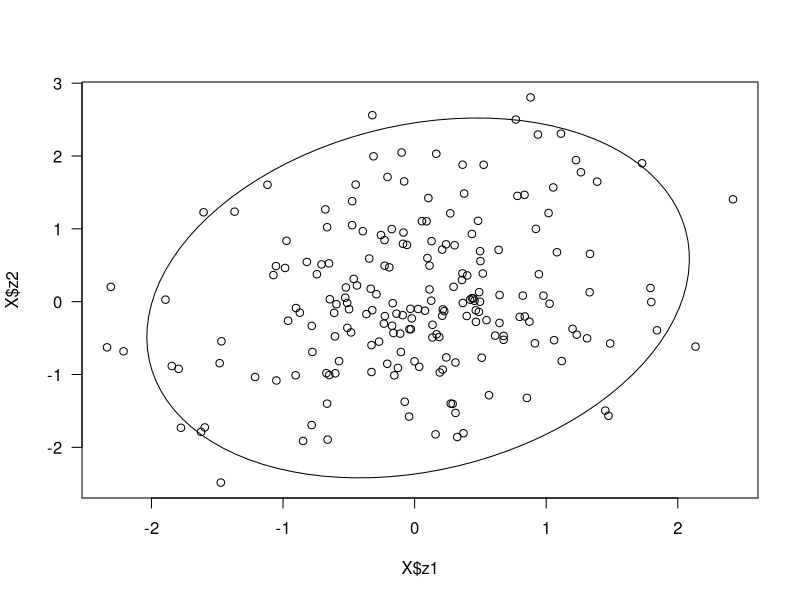
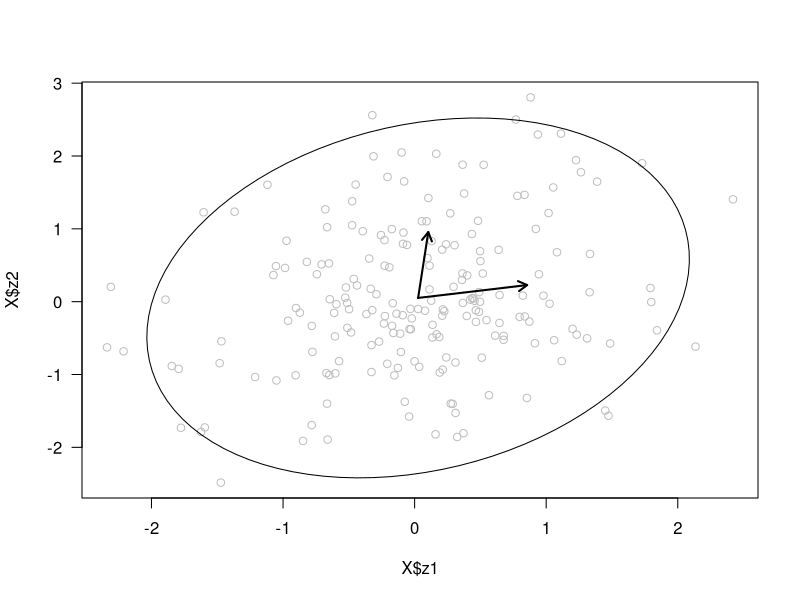
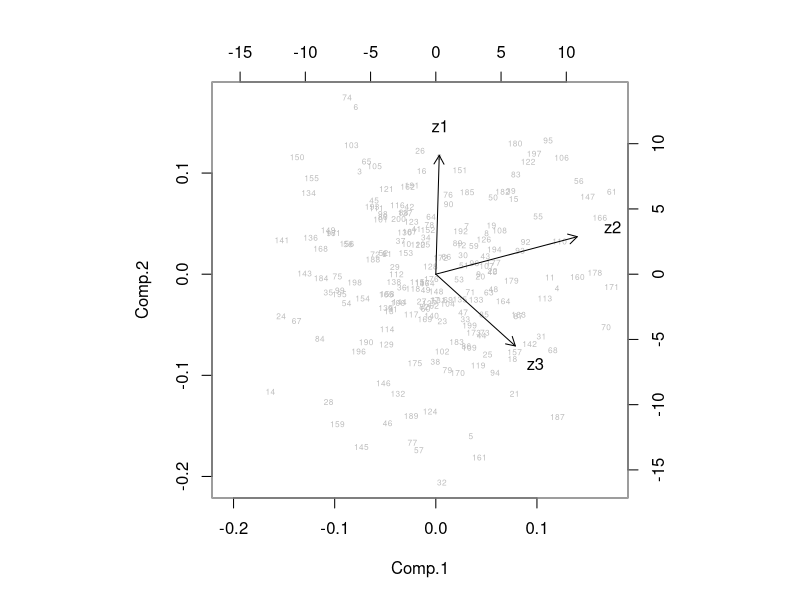
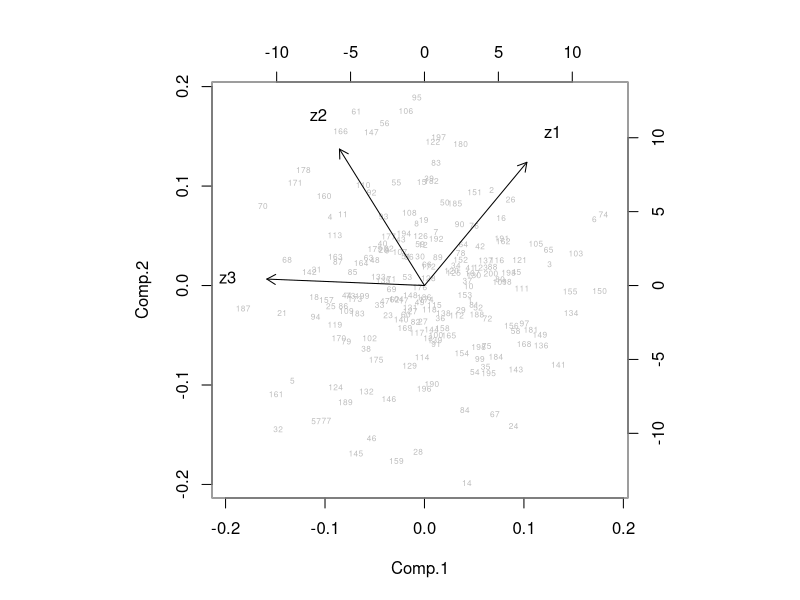

Generate these figures, in order, with R:
# Lecture notes on principle component analysis
library(MASS)
library(ellipse)
rm(list = ls())

# Create a 3×3 covariance matrix C (this defines how strongly the three traits covary)
C = matrix(c(0.7, 0.2, -0.3,
             0.2, 1.2, 0.4,
             -0.3, 0.4, 0.6),
           nrow=3)

# s. 1: how to compute the covariance? cov ≠ cor. the exercise is about producing the correlation
# automatically using nested for-loops and calculating the correlation using the covariance and the variance
# that one can get from the covariance matrix (C in this case).

# Simulate 200 samples from a multivariate normal distribution with mean vector (0,0,0)
# and covariance matrix C (this generates traits z1, z2, z3 with the correlation structure defined by C)
set.seed(1)
X = data.frame(mvrnorm(200, mu=c(0,0,0), Sigma=C))

# Assign column names to make the variables readable (z1, z2, z3)
colnames(X) = c("z1", "z2", "z3")
head(X)

# Compute the sample means of z1 and z2, which will be used as the center of the covariance ellipse
means = c(apply(X[,1:2], 2, mean))


# Plot z1 vs z2 to visualize their sample relationship
plot(X$z1, X$z2, las=1)
# Draw a covariance ellipse for z1 and z2, centered at their sample means
lines(ellipse(cov(X[,1:2]), centre=means))


# s. 3: leading eigenvector can be interpreted roughly as the size of the organism ...
# does this mean that lambda = 2 implies that the size of the organism is 2?
# Answer: no, it means that the leading eigenvalue correlates with the trait (not direct measurement)
# that has the most variance, which often - in a biological setting (ecology) is size


# Plot z1 vs z2 again, this time with eigenvectors drawn as arrows
plot(X$z1, X$z2, las=1, col="grey")
lines(ellipse(cov(X[,1:2]), centre=means))
# Draw the first eigenvector (direction of maximum variance)
arrows(means[1], means[2],
       means[1] + eigen(C)$vectors[1,1],
       means[2] + eigen(C)$vectors[2,1],
       code=2, length=0.1, lwd=2)
# Draw the second eigenvector (direction of second-largest variance)
arrows(means[1], means[2],
       means[1] + eigen(C)$vectors[1,2],
       means[2] + eigen(C)$vectors[2,2],
       code=2, length=0.1, lwd=2)


# Check the dimensions of X and the eigenvectors to make sure that matrix multiplication is ok
dim(as.matrix(X))
dim(as.matrix(eigen(C)$vectors[,1]))

# The following steps is a manual way to do a PCA analysis - should probably produce the same results

# Project the data onto the first eigenvector (this creates the first principal component t1)
t1 = as.matrix(X) %*% eigen(C)$vectors[,1]
# Project the data onto the second eigenvector (second principal component t2)
t2 = as.matrix(X) %*% eigen(C)$vectors[,2]
# Project the data onto the third eigenvector (third principal component t3)
t3 = as.matrix(X) %*% eigen(C)$vectors[,3]

# Compute the sample variances of the original traits z1, z2, z3 (original measurements)
c(var(X[,1]), var(X[,2]), var(X[,3]))
# Variance for the new traits t1, t2, t3. Will be in descending order
c(var(t1), var(t2), var(t3))

# The sum of the variances is still the same
var(t1) + var(t2) + var(t3)
var(X[,1]) + var(X[,2]) + var(X[,3])

# Doing PCA analysis using the R package prcomp
pca = princomp(X)
summary(pca)

# s. 6: Do not understand the text last on the page. "The proportion of variance explained by each ...
# s. 6: How do i interpret the summary(pca)-table?

# Try to make an covariance matrix based on X
C_correct = cov(X)
C_correct

# using the correct covariance matrix, the proportion of variances are the same
pca$sdev^2/sum(pca$sdev^2)
eigen(C)$values/sum(eigen(C)$values)
eigen(C_correct)$values/sum(eigen(C_correct)$values)

# To understand how each principal component is constructed, 
# look at the loadings of each original variable onto the PCs - do not understand this either?
# What is a principal component? - same as comp1, comp2 or PC1, PC2 ...
pca$loadings[1:3, 1:3] 

# Plot the principal components and the original measurements/traits as arrows
biplot(pca, col=c("grey", "black"), cex=c(.5, 1))





# Starting Principal component regression 

# Simulate data from multivariate normal distribution
XX = as.data.frame(scale(X))
y = 0.5*XX$z1 -0.3*XX$z2 + 0.2*XX$z3 + rnorm(200, 0, 1)

# Fit a standard linear regression model
m0 = lm(y ~ XX$z1 + XX$z2 + XX$z3)
summary(m0)

# Next, perform a principal component analysis, extract the three principal components, 
# and fit a second linear models with the PCs as predictors
pca = princomp(XX)
par(mfrow = c(1,1))
biplot(pca, col=c("grey", "black"), cex=c(.5, 1))

pc1 = pca$scores[,1]
pc2 = pca$scores[,2]
pc3 = pca$scores[,3]

m3 = lm(y ~ pc1 + pc2 + pc3)
summary(m3)

# s. 10: do not understand B = Qb and the text on the top of the page
Q = pca$loadings
b = as.matrix(summary(m3)$coefficients[-1,1])
Q %*% b

# Fitting a model to only the first principal component
m1 = lm(y~pc1)
summary(m1)

# Look at the loadings of each original variable onto the PCs
pca$loadings[1:3, 1:3]
